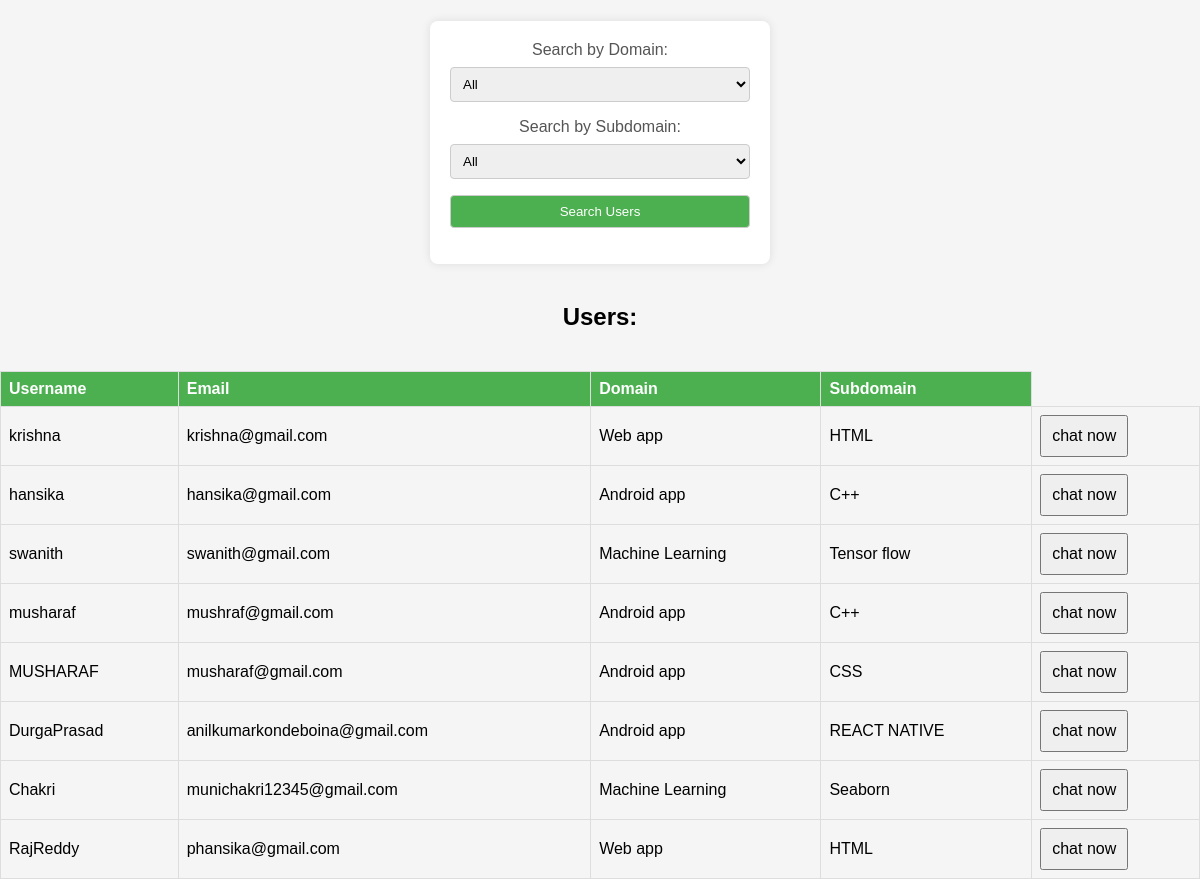
The page /userdashboard on the database its author committed.
### app.py (models this page shows)
class User(db.Model):
    id = db.Column(db.Integer, primary_key=True)
    username = db.Column(db.String(80), unique=True, nullable=False)
    password = db.Column(db.String(120), nullable=False)
    email = db.Column(db.String(120), unique=True, nullable=False)
    domain = db.Column(db.String(50), nullable=False)
    subdomain = db.Column(db.String(50), nullable=False)

### app.py (the view)
@app.route('/userdashboard', methods=['GET', 'POST'])
def userdashboard():
    domains = ['Web app', 'Android app', 'Machine Learning']
    subdomains = {
        'Web app': ['HTML', 'CSS', 'JS', 'ANGULAR', 'REACT', 'NODE JS', 'NEXT JS', 'DJANGO', 'DATABASES', 'UX/UI'],
        'Android app': ['FLUTTER', 'REACT NATIVE', 'C++', 'KOTLIN', 'JAVA'],
        'Machine Learning': ['Tensor flow', 'Scikit Learn', 'Seaborn']
    }
    search_domain = request.form.get('search_domain', None)
    search_subdomain = request.form.get('search_subdomain', None)
    try:
        if search_domain and search_subdomain:
            users = User.query.filter_by(domain=search_domain, subdomain=search_subdomain).all()
        elif search_domain:
            users = User.query.filter_by(domain=search_domain).all()
        elif search_subdomain:
            users = User.query.filter_by(subdomain=search_subdomain).all()
        else:
            users = User.query.all()
        return render_template('userdashboard.html', users=users, domains=domains, subdomains=subdomains,
                               search_domain=search_domain, search_subdomain=search_subdomain)
    except SQLAlchemyError as e:
        print(f"Error querying the database: {e}")
    return render_template('userdashboard.html', domains=domains, subdomains=subdomains)

### templates/userdashboard.html (shortened to what this page needs)
<!DOCTYPE html>
<html lang="en">
<head>
</head>
<body>
    <form method="POST">
        <label for="search_domain">Search by Domain:</label>
        <select name="search_domain" id="searchDomainSelect">
            <option value="">All</option>
        </select>
        <label for="search_subdomain">Search by Subdomain:</label>
        <select name="search_subdomain" id="searchSubdomainSelect">
            <option value="">All</option>
        </select>
        <input type="submit" value="Search Users">
    </form>
    {% if users %}
        <h2>Users:</h2>
        <table>
            <tr>
                <th>Username</th>
                <th>Email</th>
                <th>Domain</th>
                <th>Subdomain</th>
            </tr>
            {% for user in users %}
                <tr>
                    <td>{{ user.username }}</td>
                    <td>{{ user.email }}</td>
                    <td>{{ user.domain }}</td>
                    <td>{{ user.subdomain }}</td>
                    <td><button id="openChatBtn">chat now</button></td>
                </tr>
            {% endfor %}
        </table>
    {% else %}
        <p>No users found for the selected domain and subdomain.</p>
    {% endif %}
</body>
</html>

### templates/userdashboard.html (style rules this page uses)
body { font-family: 'Arial', sans-serif; margin-top: 5rem; padding: 0; display: flex; align-items: center; justify-content: center; height: 100vh; background-color: #f5f5f5; }
button { padding: 10px; font-size: 16px; cursor: pointer; }
body { font-family: 'Arial', sans-serif; background-color: #f5f5f5; margin: 0; padding: 0; display: flex; flex-direction: column; align-items: center; justify-content: center; height: 100vh; }
form { margin-top: 3rem; background-color: #fff; padding: 20px; border-radius: 8px; box-shadow: 0 0 10px rgba(0, 0, 0, 0.1); width: 300px; margin: 20px auto; display: flex; flex-direction: column; align-items: center; }
label { display: block; margin-bottom: 8px; color: #555; }
select, input[type="submit"] { width: 100%; padding: 8px; margin-bottom: 16px; box-sizing: border-box; border: 1px solid #ccc; border-radius: 4px; }
input[type="submit"] { background-color: #4caf50; color: #fff; cursor: pointer; }
table { width: 100%; border-collapse: collapse; margin-top: 20px; }
th, td { border: 1px solid #ddd; padding: 8px; text-align: left; }
th { background-color: #4caf50; color: #fff; }

### rows shown on the page
User: username "krishna", email "krishna@gmail.com", domain "Web app", subdomain "HTML"
User: username "hansika", email "hansika@gmail.com", domain "Android app", subdomain "C++"
User: username "swanith", email "swanith@gmail.com", domain "Machine Learning", subdomain "Tensor flow"
User: username "musharaf", email "mushraf@gmail.com", domain "Android app", subdomain "C++"
User: username "MUSHARAF", email "musharaf@gmail.com", domain "Android app", subdomain "CSS"
User: username "DurgaPrasad", email "anilkumarkondeboina@gmail.com", domain "Android app", subdomain "REACT NATIVE"
User: username "Chakri", email "munichakri12345@gmail.com", domain "Machine Learning", subdomain "Seaborn"
User: username "RajReddy", email "phansika@gmail.com", domain "Web app", subdomain "HTML"
